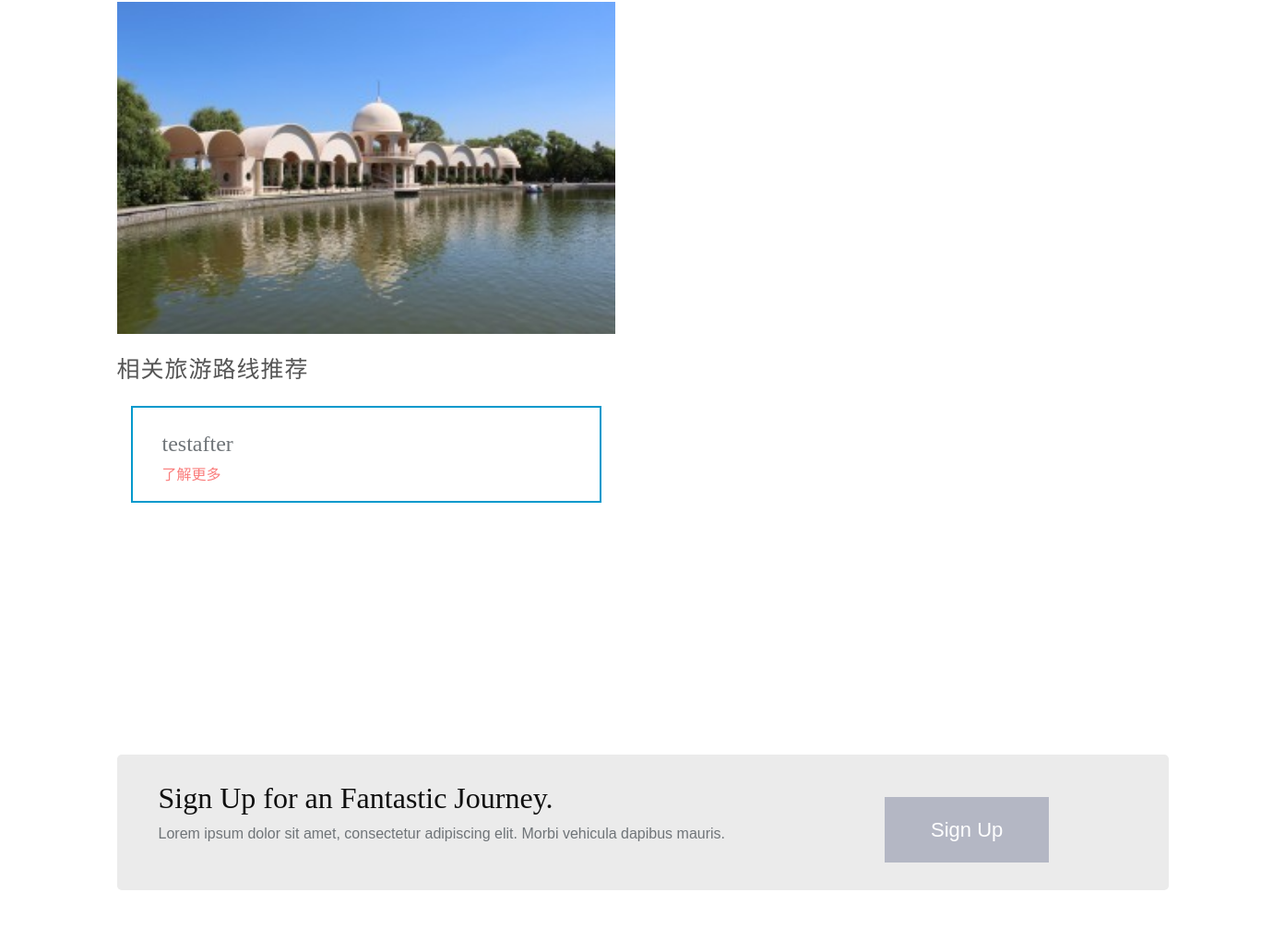
The app's page /attraction_info/?attraction_id=3225 (middle part), older data.
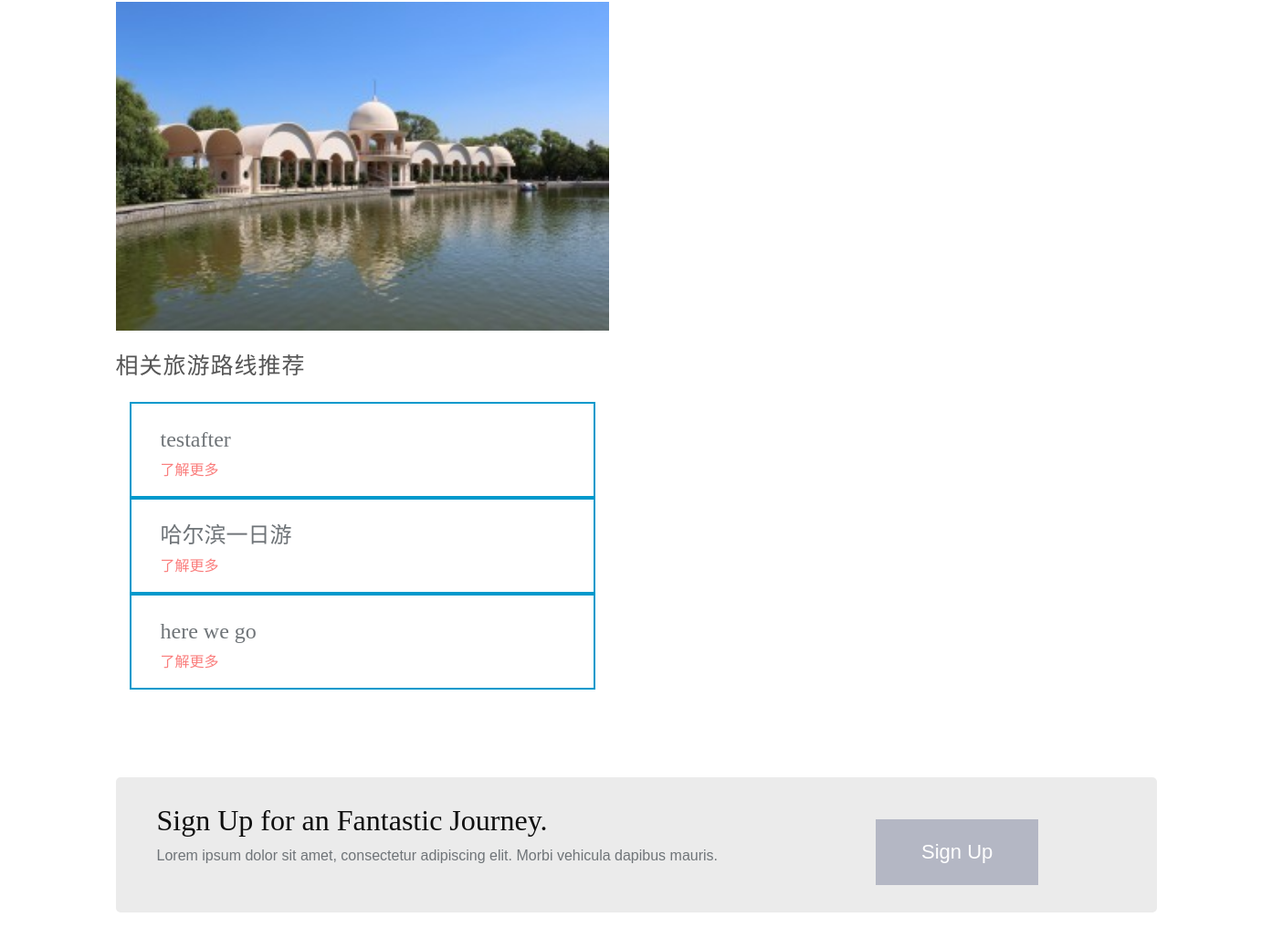
The same page, newer data.
### authonline/models.py (models this page shows, shortened)
class Route(models.Model):
    route_id = models.AutoField(primary_key=True)
    route_name = models.CharField(max_length=64, default='')
    route_detail = models.CharField(max_length=512)
    route_creator = models.ForeignKey(
        User,
        related_name='route_creator',
    )
    route_owner = models.ManyToManyField(
        RouteRelation,
        related_name='route_owner',
    )
    route_popular = models.IntegerField(default=0)
    route_create_time = models.DateField(auto_now_add=True)
    route_modified_time = models.DateField(auto_now=True)
    route_keywords = models.CharField(max_length=40, default='')
    def get_route_detail(self):
        return json.loads(self.route_detail)

### travel/views.py (the view)
# urls.py: url(r'^attraction_info/$', travelviews.attraction_info, name='attraction_info'),
def attraction_info(request):
    user = request.user if request.user.is_authenticated() else None
    if request.method == 'GET':
        attraction_id = request.GET.get('attraction_id')
        attraction_detail = Attraction.objects.filter(attraction_id=attraction_id)[0]
        mapxy_list = attraction_detail.attraction_mapxy.split(',')
        mapxy = {
            'x': float(mapxy_list[0]),
            'y': float(mapxy_list[1]),
        }
        relate_route = list()
        routes_all = Route.objects.all()
        for route in routes_all:
            route_lists = route.get_route_detail()
            if int(attraction_id) in route.get_route_detail():
                relate_route.append(route)
    else:
        return HttpResponseRedirect(reverse('homepage'))
    content = {
        'user': user,
        'active_menu': 'attraction_info',
        'attraction_info': attraction_detail,
        'mapxy': mapxy,
        'state': 'attraction_info',
        'relate_routes': relate_route,
    }
    return render(request, 'travel/attraction_info.html', content)

### travel/templates/travel/attraction_info.html (shortened to what this page needs)
{% extends "base/base.html" %}
{% load staticfiles %}
{% block content %}
    <section class="works" id="gallery">
            <div class="container">
				<div class="row">
					<div class="row" style="margin-top: 11em">
                        <div class="col-md-6">
                            <div class="work-sec">
                                <div id="Container">
                                    <div class="col-md-12">
                                        <img src="{% static 'images/attractions/' %}{{ attraction_info.attraction_title }}.jpg">
                                    </div>
                                    <div class="col-md-12">
                                        <div class="sec-head">
                                            <h2 style="margin: 1em 0;">相关旅游路线推荐</h2>
                                        </div>
                                        {% for route in relate_routes %}
                                            <div class="col-md-12">
                                                <div class="news-itm" style="border: 2px solid #0099CC; padding:1em 2em;">
                                                    <h4 style="font-size: 1.5em;">{{ route.route_name }}</h4>
                                                    <a href="/route_detail/?route_id={{ route.route_id }}" class="nws-btn">了解更多</a>
                                                </div>
                                            </div>
                                        {% endfor %}
                                    </div>
                                </div>
                            </div>
                        </div>
                        <div class="col-md-6" style="right: 0">
                            <div id="allmap"></div>
                        </div>
                    </div>
				</div>
			</div>
    </section>
{% endblock %}

Row changes from the older to the newer data that the page shows:
added Route: route_name "哈尔滨一日游"
added Route: route_name "here we go"
